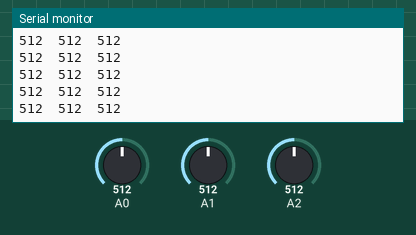
Bench run of a sketch on a simulated Arduino Uno, built with avr-gcc and run on an emulated ATmega328P. Parts: the last lines printed to the serial monitor. The test bench sets the inputs (shaded band); at power-on: A0 = 512, A1 = 512, A2 = 512.

Above: at 1.2 s.
1.3 s: A0 set to 109
At 2.3 s:
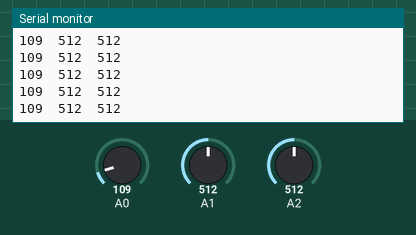
4.3 s: A0 set to 91
At 5.2 s:
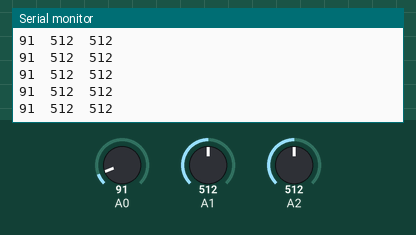
Timing chart, 0 to 7.3 s (numbered marks = the images above; inputs shaded):
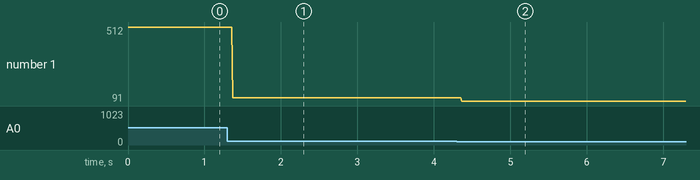

The sketch:

testingmoisture.ino
```cpp
void setup() {
  // put your setup code here, to run once:

  pinMode(A0, INPUT);
  pinMode(A1, INPUT);
  pinMode(A2, INPUT);
  Serial.begin(9600);

}

void loop() {
  // put your main code here, to run repeatedly:
  int test1 = analogRead(A0);
  int test2 = analogRead(A1);
  int test3 = analogRead(A2);
  Serial.print(test1);
  Serial.print("  ");
  Serial.print(test2);
  Serial.print("  ");
  Serial.print(test3);
  Serial.println();
  //Serial.print("/n");
}
```

Measured:
- after the input at 1.3 s, the serial monitor: prints a new line after 0.07 s (image 1)
- after the input at 4.3 s, the serial monitor: prints a new line after 0.07 s (image 2)
- plotted number 1: 512 → 109 after the input at 1.3 s, 109 → 91 after the input at 4.3 s
